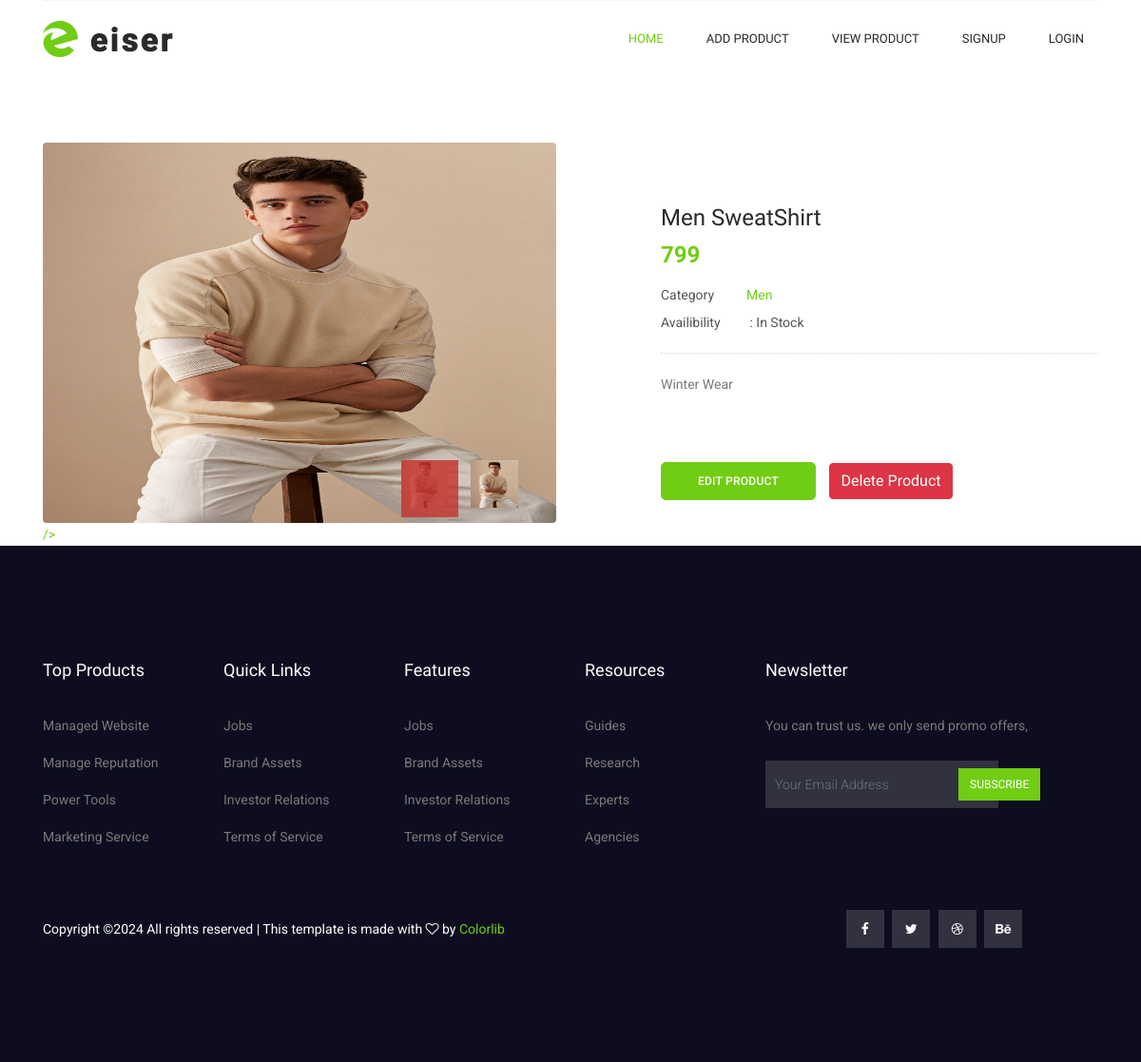
Page /seller-product-detail/1/ on the committed database.
### myapp/models.py (models this page shows, shortened)
class Product(models.Model):
	seller=models.ForeignKey(User,on_delete=models.CASCADE)
	category=(
		("Men","Men"),
		("Women","Women"),
		("Kids","Kids"),
	)
	size=(
		("S","S"),
		("M","M"),
		("L","L"),
		("XL","XL"),
		("XXL","XXL"),
	)
	product_category=models.CharField(max_length=100,choices=category)
	product_size=models.CharField(max_length=100,choices=size)
	product_name=models.CharField(max_length=100)
	product_price=models.PositiveIntegerField()
	product_desc=models.TextField()
	product_image=models.ImageField(upload_to="profile_image/")

### myapp/views.py (the view)
# urls.py: path('seller-product-detail/<int:pk>/',views.seller_product_detail,name='seller-product-detail'),
def seller_product_detail(request,pk):
	product=Product.objects.get(pk=pk)
	return render(request,'seller-product-detail.html',{'product':product})

### myapp/templates/seller-product-detail.html (shortened to what this page needs)
{% extends 'seller-header.html' %}
{% load static %}
{% block content %}
<!DOCTYPE html>
<html lang="en">
  <head>
  </head>
  <body>
    <div class="product_image_area">
      <div class="container">
        <div class="row s_product_inner">
          <div class="col-lg-6">
            <div class="s_product_img">
              <div
                id="carouselExampleIndicators"
                class="carousel slide"
                data-ride="carousel"
              >
                <ol class="carousel-indicators">
                  <li
                    data-target="#carouselExampleIndicators"
                    data-slide-to="0"
                    class="active"
                  >
                    <img
                      src="{{product.product_image.url}}"
                      alt="" style="width: 50px;height: 50px;"/>
                  </li>
                  <li
                    data-target="#carouselExampleIndicators"
                    data-slide-to="1"
                  >
                    <img
                      src="{{product.product_image.url}}"
                      alt="" style="width: 50px;height: 50px;"/>
                  </li>
                </ol>
                <div class="carousel-inner">
                  <div class="carousel-item active">
                    <img
                      class="d-block w-100"
                       src="{{product.product_image.url}}"
                      alt="" style="width: 350px;height: 400px;border-radius: 4px;"/>
                    />
                  </div>
                </div>
              </div>
            </div>
          </div>
          <div class="col-lg-5 offset-lg-1">
            <div class="s_product_text">
              <h3>{{product.product_name}}</h3>
              <h2>{{product.product_price}}</h2>
              <ul class="list">
                <li>
                  <a class="active" href="#">
                    <span>Category</span>{{product.product_category}}</a
                  >
                </li>
                <li>
                  <a href="#"> <span>Availibility</span> : In Stock</a>
                </li>
              </ul>
              <p>
               {{product.product_desc}}
              </p>
              <div class="card_area">
                 <a class="main_btn" href="{% url 'seller-product-edit' pk=product.pk %}">Edit Product</a>
                <a class="btn btn-danger" href="{% url 'seller-product-delete' pk=product.pk %}">Delete Product</a>
              </div>
            </div>
          </div>
        </div>
      </div>
    </div>
  </body>
</html>
{% endblock %}

### myapp/static/css/style.css (style rules this page uses)
body { line-height:24px;font-size:14px;font-family:"Roboto",sans-serif;font-weight:normal;color:#797979 }
h1,h2,h3,h4,h5,h6 { font-family:"Heebo",sans-serif;color:#2a2a2a;font-weight:500 }
.list { list-style:none;margin:0px;padding:0px }
a { text-decoration:none;transition:all 0.3s ease-in-out }
ul { list-style-type:none;margin:0;padding:0 }
.active { color:#71cd14 }
h2 { font-size:30px }
h3 { font-size:24px }
.main_btn { display:inline-block;background:#71cd14;padding:0px 32px;letter-spacing:0.25px;color:#fff;font-family:"Roboto",sans-serif;font-size:12px;font-weight:500;line-height:44px;outline:none !important;box-shadow:none !important;text-align:center;border:1px solid #71cd14;cursor:pointer;text-transform:uppercase;transition:all 300ms linear 0s;border-radius:5px }
.product_image_area { padding-top:120px }
.s_product_img .carousel { position:relative }
.s_product_img .carousel .carousel-indicators { margin:0px;right:20px;width:auto;left:auto;bottom:30px }
.s_product_img .carousel .carousel-indicators li { height:60px;width:60px;background:transparent;text-indent:0;margin-right:10px;position:relative }
.s_product_img .carousel .carousel-indicators li:after { display:none }
.s_product_img .carousel .carousel-indicators li:before { content:"";background:rgba(197,50,45,0.8);position:absolute;left:0px;top:0px;width:100%;height:100%;opacity:0 }
.s_product_img .carousel .carousel-indicators li.active:before { opacity:1 }
.s_product_text { margin-left:-15px;margin-top:65px }
.s_product_text h3 { font-size:24px;font-weight:500;color:#2a2a2a;margin-bottom:10px }
.s_product_text h2 { font-size:24px;font-weight:bold;color:#71cd14;margin-bottom:15px }
.s_product_text .list li { margin-bottom:5px }
.s_product_text .list li a { font-size:14px;font-family:"Roboto",sans-serif;font-weight:normal;color:#555555 }
.s_product_text .list li a span { width:90px;display:inline-block }
.s_product_text .list li a.active { color:#71cd14 }
.s_product_text .list li a.active span { color:#555 }
.s_product_text .list li:last-child { margin-bottom:0px }
.s_product_text p { padding-top:20px;border-top:1px dotted #d5d5d5;margin-top:20px;margin-bottom:70px }
.s_product_text .card_area .main_btn { line-height:38px;padding:0px 38px;text-transform:uppercase;margin-right:10px }

### rows in the picture
Product: product_image (picture), product_name "Men SweatShirt", product_price "799", product_category "Men", product_desc "Winter Wear"
